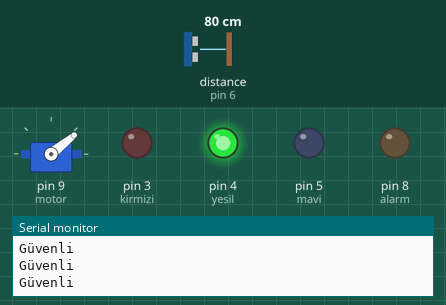
This sketch was run on a simulated Arduino Uno, built with avr-gcc and run on an emulated ATmega328P. Parts: servo, output pins drawn as LEDs (lit = HIGH), the last lines printed to the serial monitor. Wiring (inferred from the names in the program): ultrasonic range finder: trigger pin 7; echo pin 6. Dashed ring = blinking. The inputs (shaded band) are chosen by the test bench; at power-on: distance to the obstacle (sensor on pin 6) 80 cm. The echo pulse lasts 58.3 µs per cm; pins used as bus, display or sensor lines are not drawn.

Above: at 1.2 s.
1.3 s: distance to the obstacle (sensor on pin 6) set to 2 cm
At 1.59 s:
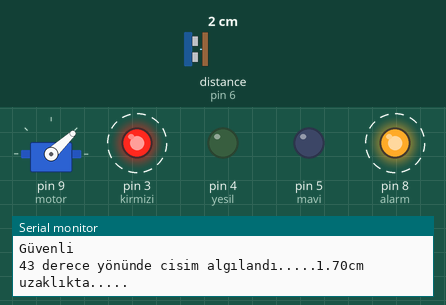
4.3 s: distance to the obstacle (sensor on pin 6) set to 18 cm
7.3 s: distance to the obstacle (sensor on pin 6) set to 24 cm
At 7.64 s:
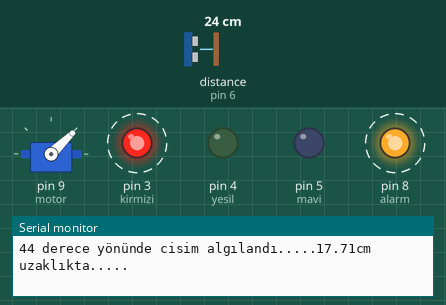
10.3 s: distance to the obstacle (sensor on pin 6) set to 4 cm
At 10.58 s:
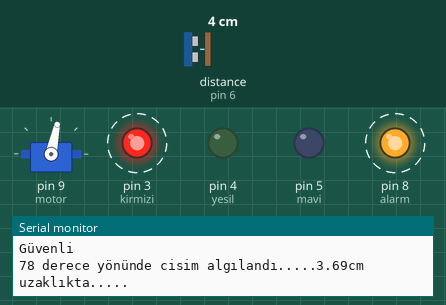
13.3 s: distance to the obstacle (sensor on pin 6) set to 35 cm
At 13.58 s:
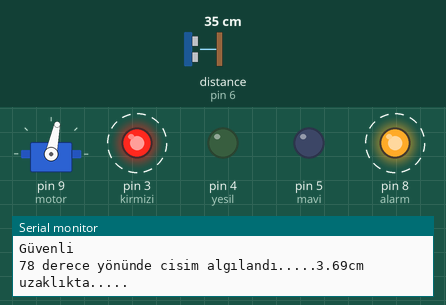
16.3 s: distance to the obstacle (sensor on pin 6) set to 250 cm
Timing chart, 0 to 20.3 s (numbered marks = the images above; inputs shaded):
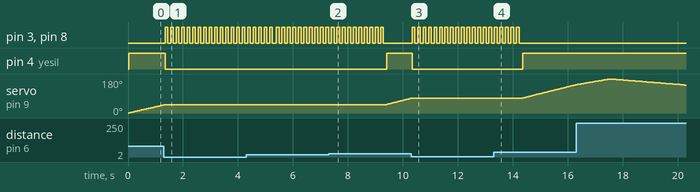

Measured:
- after the input at 1.3 s, pin 3 (kirmizi), pin 8 (alarm): alternates HIGH for 0.10 s and LOW for 0.10 s, starting after 0.05 s; pin 4 (yesil): HIGH → LOW after 0.05 s; servo on pin 9 (motor): goes on until 1.3 s, then stays 43°
- after the input at 7.3 s, pin 3 (kirmizi), pin 8 (alarm): goes on until 9.3 s, then stays LOW; pin 4 (yesil): LOW → HIGH after 2.1 s
- after the input at 10.3 s, pin 3 (kirmizi), pin 8 (alarm): alternates HIGH for 0.10 s and LOW for 0.10 s, starting at once; pin 4 (yesil): HIGH → LOW at once; servo on pin 9 (motor): stays 78° (without the input it goes to 79° after 0.02 s)
- after the input at 13.3 s, pin 3 (kirmizi), pin 8 (alarm): goes on until 14.2 s, then stays LOW; pin 4 (yesil): LOW → HIGH after 1.1 s

The sketch:

Radar.ino
```cpp
#include <Servo.h>

#define echo 6
#define trig 7
#define kirmizi 3
#define yesil 4
#define mavi 5
#define alarm 8

long zaman;
float cm;

Servo motor;

void setup() {
  pinMode(trig,OUTPUT);
  pinMode(echo,INPUT);
  pinMode(kirmizi,OUTPUT);
  pinMode(yesil,OUTPUT);
  pinMode(mavi,OUTPUT);
  pinMode(alarm,OUTPUT);
  motor.attach(9);
  Serial.begin(9600);
}

void loop() {
  digitalWrite(kirmizi,LOW);
  digitalWrite(yesil,LOW);
  digitalWrite(mavi,LOW);

  for(int i=0 ;i<180 ;i++){
    motor.write(i);
    delay(20);
    digitalWrite(trig,LOW);
    delayMicroseconds(2);
    digitalWrite(trig,HIGH);
    delayMicroseconds(10);
    digitalWrite(trig,LOW);

    zaman = pulseIn(echo,HIGH);
    cm = zaman/58.2;
    if(cm < 20){

      Serial.print(i);
      Serial.print(" derece yönünde cisim algılandı.....");
      Serial.print(cm);
      Serial.print("cm uzaklıkta.....");
      Serial.println(" ");
      delay(20);
      for(int j=0 ; j<20 ; j++ ){
          digitalWrite(alarm,HIGH);
          digitalWrite(kirmizi,HIGH);
          digitalWrite(yesil,LOW);
          digitalWrite(mavi,LOW);
          delay(100);
          digitalWrite(alarm,LOW);
          digitalWrite(kirmizi,LOW);
          digitalWrite(yesil,LOW);
          digitalWrite(mavi,LOW);
          delay(100);
        }


    }
    else{
      digitalWrite(kirmizi,LOW);
      digitalWrite(yesil,HIGH);
      digitalWrite(mavi,LOW);
      Serial.println("Güvenli");
      delay(5);

    }

  }

  for(int i=180 ;i>0 ;i--){
    motor.write(i);
    delay(20);
    digitalWrite(trig,LOW);
    delayMicroseconds(2);
    digitalWrite(trig,HIGH);
    delayMicroseconds(10);
    digitalWrite(trig,LOW);

    zaman = pulseIn(echo,HIGH);
    cm = zaman/58.2;
    if(cm < 20){

      Serial.print(i);
      Serial.print(" derece yönünde cisim algılandı.....");
      Serial.print(cm);
      Serial.print("cm uzaklıkta.....");
      Serial.println(" ");
      delay(20);
      for(int j=0 ; j<20 ; j++ ){
        digitalWrite(alarm,HIGH);
        digitalWrite(kirmizi,HIGH);
        digitalWrite(yesil,LOW);
        digitalWrite(mavi,LOW);
        delay(100);
        digitalWrite(alarm,LOW);
        digitalWrite(kirmizi,LOW);
        digitalWrite(yesil,LOW);
        digitalWrite(mavi,LOW);
        delay(100);
        }

    }
    else{
      digitalWrite(kirmizi,LOW);
      digitalWrite(yesil,HIGH);
      digitalWrite(mavi,LOW);
      Serial.println("Güvenli");
      delay(50);

    }

  }
}
```
